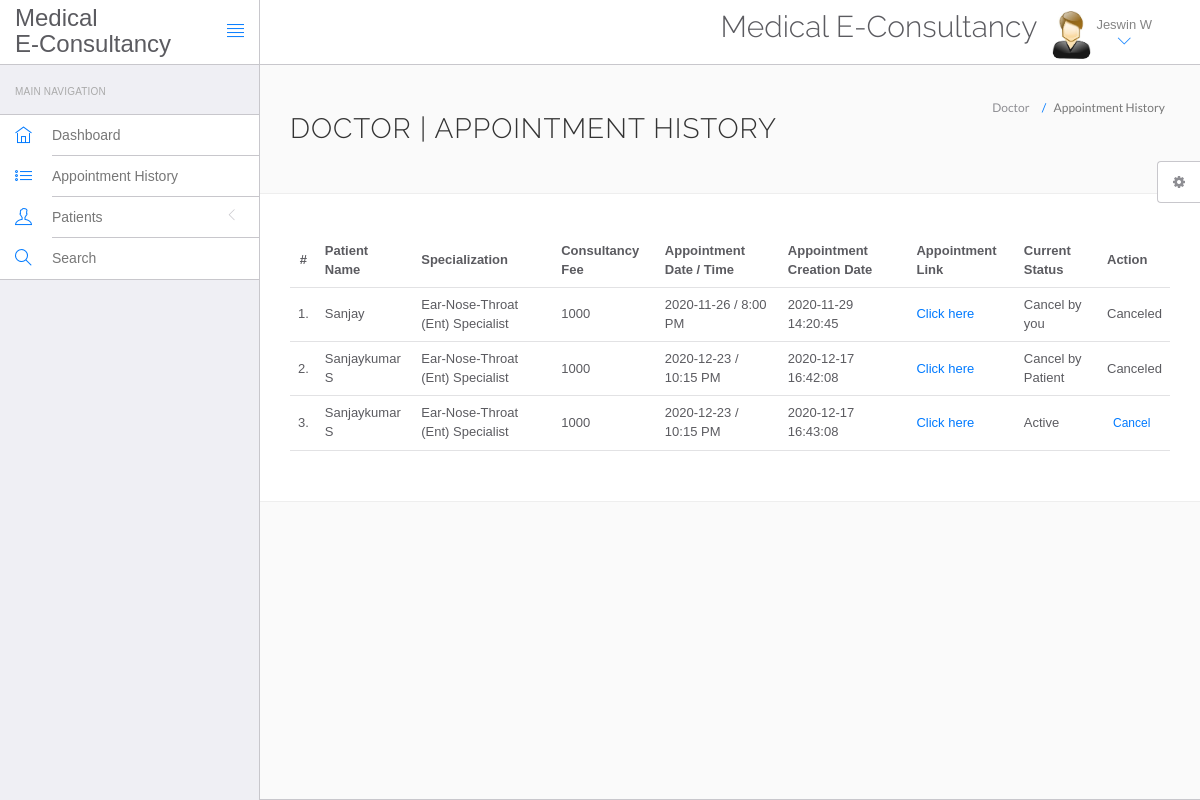
The page /hms/doctor/appointment-history.php (signed in) on the database its author committed.
### tables this page shows
CREATE TABLE `doctors` (
  `id` int(11) NOT NULL,
  `specilization` varchar(255) DEFAULT NULL,
  `doctorName` varchar(255) DEFAULT NULL,
  `address` longtext DEFAULT NULL,
  `docFees` varchar(255) DEFAULT NULL,
  `contactno` bigint(11) DEFAULT NULL,
  `docEmail` varchar(255) DEFAULT NULL,
  `password` varchar(255) DEFAULT NULL,
  `creationDate` timestamp NULL DEFAULT current_timestamp(),
  `updationDate` timestamp NULL DEFAULT NULL ON UPDATE current_timestamp()
);

CREATE TABLE `appointment` (
  `id` int(11) NOT NULL,
  `doctorSpecialization` varchar(255) DEFAULT NULL,
  `doctorId` int(11) DEFAULT NULL,
  `userId` int(11) DEFAULT NULL,
  `consultancyFees` int(11) DEFAULT NULL,
  `appointmentDate` varchar(255) DEFAULT NULL,
  `appointmentTime` varchar(255) DEFAULT NULL,
  `postingDate` timestamp NULL DEFAULT current_timestamp(),
  `userStatus` int(11) DEFAULT NULL,
  `doctorStatus` int(11) DEFAULT NULL,
  `updationDate` timestamp NULL DEFAULT NULL ON UPDATE current_timestamp()
);

CREATE TABLE `users` (
  `id` int(11) NOT NULL,
  `fullName` varchar(255) DEFAULT NULL,
  `address` longtext DEFAULT NULL,
  `city` varchar(255) DEFAULT NULL,
  `gender` varchar(255) DEFAULT NULL,
  `email` varchar(255) DEFAULT NULL,
  `password` varchar(255) DEFAULT NULL,
  `regDate` timestamp NULL DEFAULT current_timestamp(),
  `updationDate` timestamp NULL DEFAULT NULL ON UPDATE current_timestamp()
);

### hms/doctor/appointment-history.php (the view, shortened to what this page needs)
<?php
include('include/config.php');
?>
<!DOCTYPE html>
<html lang="en">
	<head>
		<link rel="stylesheet" href="vendor/bootstrap/css/bootstrap.min.css">
		<link rel="stylesheet" href="vendor/fontawesome/css/font-awesome.min.css">
		<link rel="stylesheet" href="vendor/themify-icons/themify-icons.min.css">
		<link href="vendor/animate.css/animate.min.css" rel="stylesheet" media="screen">
		<link href="vendor/perfect-scrollbar/perfect-scrollbar.min.css" rel="stylesheet" media="screen">
		<link href="vendor/switchery/switchery.min.css" rel="stylesheet" media="screen">
		<link href="vendor/bootstrap-touchspin/jquery.bootstrap-touchspin.min.css" rel="stylesheet" media="screen">
		<link href="vendor/select2/select2.min.css" rel="stylesheet" media="screen">
		<link href="vendor/bootstrap-datepicker/bootstrap-datepicker3.standalone.min.css" rel="stylesheet" media="screen">
		<link href="vendor/bootstrap-timepicker/bootstrap-timepicker.min.css" rel="stylesheet" media="screen">
		<link rel="stylesheet" href="assets/css/styles.css">
		<link rel="stylesheet" href="assets/css/plugins.css">
		<link rel="stylesheet" href="assets/css/themes/theme-1.css" id="skin_color" />
	</head>
	<body>
		<div id="app">
<?php include('include/sidebar.php');?>
			<div class="app-content">
					<?php include('include/header.php');?>
				<div class="main-content" >
					<div class="wrap-content container" id="container">
						<section id="page-title">
							<div class="row">
								<div class="col-sm-8">
									<h1 class="mainTitle">Doctor  | Appointment History</h1>
																	</div>
								<ol class="breadcrumb">
									<li>
										<span>Doctor </span>
									</li>
									<li class="active">
										<span>Appointment History</span>
									</li>
								</ol>
							</div>
						</section>
						<div class="container-fluid container-fullw bg-white">
									<div class="row">
								<div class="col-md-12">
									<table class="table table-hover" id="sample-table-1">
										<thead>
											<tr>
												<th class="center">#</th>
												<th class="hidden-xs">Patient  Name</th>
												<th>Specialization</th>
												<th>Consultancy Fee</th>
												<th>Appointment Date / Time </th>
												<th>Appointment Creation Date  </th>
												<th>Appointment Link</th>
												<th>Current Status</th>
												<th>Action</th>
											</tr>
										</thead>
										<tbody>
<?php
$sql=mysqli_query($con,"select users.fullName as fname,appointment.*  from appointment join users on users.id=appointment.userId where appointment.doctorId='".$_SESSION['id']."'");
$cnt=1;
while($row=mysqli_fetch_array($sql))
{
?>
											<tr>
												<td class="center"><?php echo $cnt;?>.</td>
												<td class="hidden-xs"><?php echo $row['fname'];?></td>
												<td><?php echo $row['doctorSpecialization'];?></td>
												<td><?php echo $row['consultancyFees'];?></td>
												<td><?php echo $row['appointmentDate'];?> / <?php echo
												 $row['appointmentTime'];?>
												</td>
												<td><?php echo $row['postingDate'];?></td>
												<td><a href="https://meet.google.com/cgf-zrzn-ehx">Click here</a></td>
												<td>
<?php if(($row['userStatus']==1) && ($row['doctorStatus']==1))
{
	echo "Active";
}
if(($row['userStatus']==0) && ($row['doctorStatus']==1))
{
	echo "Cancel by Patient";
}
if(($row['userStatus']==1) && ($row['doctorStatus']==0))
{
	echo "Cancel by you";
}
												?></td>
												<td >
												<div class="visible-md visible-lg hidden-sm hidden-xs">
							<?php if(($row['userStatus']==1) && ($row['doctorStatus']==1))
{ ?>
	<a href="appointment-history.php?id=<?php echo $row['id']?>&cancel=update" onClick="return confirm('Are you sure you want to cancel this appointment ?')"class="btn btn-transparent btn-xs tooltips" title="Cancel Appointment" tooltip-placement="top" tooltip="Remove">Cancel</a>
	<?php } else {
		echo "Canceled";
		} ?>
												</div>
												</td>
											</tr>
											<?php
$cnt=$cnt+1;
											 }?>
										</tbody>
									</table>
								</div>
							</div>
								</div>
					</div>
				</div>
			</div>
	<?php include('include/setting.php');?>
		</div>
	</body>
</html>

### hms/doctor/include/header.php (shortened to what this page needs)
<header class="navbar navbar-default navbar-static-top">
					<div class="navbar-header">
						<a class="navbar-brand" href="#">
							<h3 style="padding-top:3% ">Medical<br>E-Consultancy</h3>
						</a>
						<a href="#" class="sidebar-toggler pull-right visible-md visible-lg" data-toggle-class="app-sidebar-closed" data-toggle-target="#app">
							<i class="ti-align-justify"></i>
						</a>
					</div>
					<div class="navbar-collapse collapse">
						<ul class="nav navbar-right">
								<li  style="padding-top:2% ">
								<h2>Medical E-Consultancy</h2>
							</li>
							<li class="dropdown current-user">
								<a href class="dropdown-toggle" data-toggle="dropdown">
									<img src="assets/images/images.jpg" > <span class="username">
									<?php $query=mysqli_query($con,"select doctorName from doctors where id='".$_SESSION['id']."'");
while($row=mysqli_fetch_array($query))
{
	echo $row['doctorName'];
}
									?> <i class="ti-angle-down"></i></i></span>
								</a>
							</li>
						</ul>
					</div>
				</header>

### hms/doctor/assets/css/themes/theme-1.css (style rules this page uses)
body { background: #FAFAFA; }
header .navbar-header { background: #ffffff !important; border-right-color: #c8c7cc !important; border-bottom-color: #c8c7cc !important; }
header .navbar-header .sidebar-toggler, header .navbar-header .sidebar-mobile-toggler { color: #007aff !important; }
header .navbar-header .navbar-brand { color: #777 !important; }
header .navbar-collapse { background: #ffffff !important; border-bottom-color: #c8c7cc !important; box-shadow: none !important; }
header .navbar-collapse .navbar-right > li > a { color: #777; }
header .navbar-collapse .navbar-right > li > a i { color: #007aff !important; }

### rows shown on the page
doctors: doctorName "Jeswin W"
appointment: userId.fullName "Sanjay", doctorSpecialization "Ear-Nose-Throat (Ent) Specialist", consultancyFees "1000", appointmentDate "2020-11-26", appointmentTime "8:00 PM", postingDate "2020-11-29 14:20:45", userStatus "Cancel by you"
appointment: userId.fullName "Sanjaykumar S", doctorSpecialization "Ear-Nose-Throat (Ent) Specialist", consultancyFees "1000", appointmentDate "2020-12-23", appointmentTime "10:15 PM", postingDate "2020-12-17 16:42:08", userStatus "Cancel by Patient"
appointment: userId.fullName "Sanjaykumar S", doctorSpecialization "Ear-Nose-Throat (Ent) Specialist", consultancyFees "1000", appointmentDate "2020-12-23", appointmentTime "10:15 PM", postingDate "2020-12-17 16:43:08", userStatus "Active"
